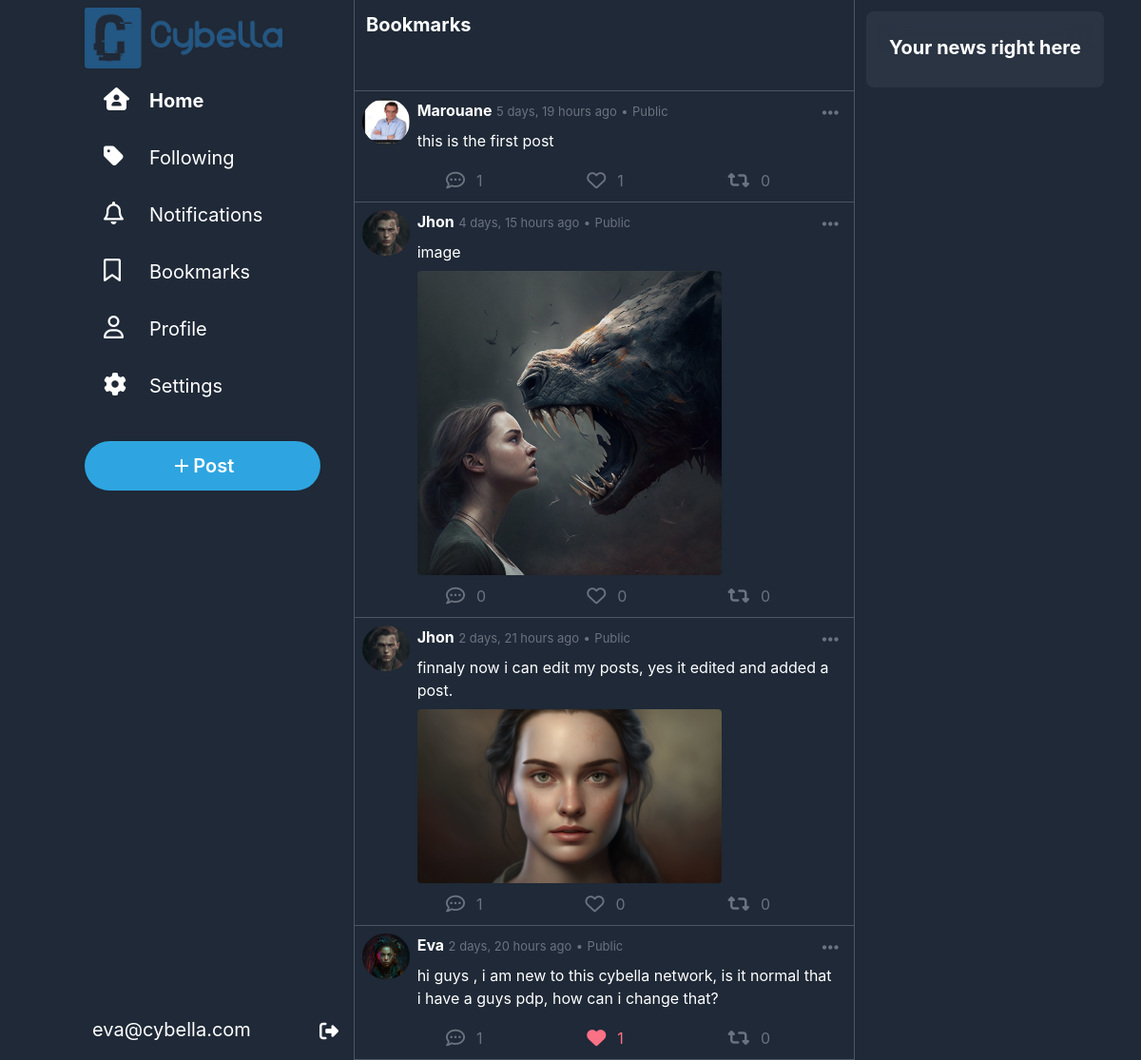
Page /bookmark (signed in) on the committed database.
### network/models.py (models this page shows, shortened)
class User(AbstractUser):
    picture = models.ImageField(upload_to="network/images/profile_pictures", blank=True, null=True, default="network/images/profile_pictures/default.png")
    followers = models.ManyToManyField("self", symmetrical=False, blank=True, related_name="following")
    bookmarks = models.ManyToManyField("Post", blank=True, related_name="bookmarked_by")
    bio = models.TextField(blank=True)
    def __str__(self):
        return f"{self.username}"

class Post(models.Model):
    user = models.ForeignKey(User, on_delete=models.CASCADE, related_name="posts")
    content = models.CharField(max_length=500)
    timestamp = models.DateTimeField(auto_now_add=True)
    likes = models.ManyToManyField(User, blank=True, related_name="liked_posts")
    images = models.ImageField(upload_to="network/images/posts", blank=True, null=True)
    repost = models.ForeignKey("self", on_delete=models.CASCADE, blank=True, null=True, related_name="reposts")
    parent_post = models.ForeignKey("self", on_delete=models.CASCADE, blank=True, null=True, related_name="comments")
    def is_reposted(self, user):
        return self.reposts.filter(user=user).exists()
    def is_a_repost(self):
        return self.repost is not None and self.user != self.repost.user

### network/views.py (the view)
# urls.py: path("bookmark",views.view_bookmarks, name="bookmark"),
def view_bookmarks(request):
    bookmarks = request.user.bookmarks.all()
    return render(request, "network/bookmark.html", {
        "posts": bookmarks
    })

### network/templatetags/custom_filters.py (called while the page is built)
@register.filter
def is_reposted_by_user(post, user):
    return post.is_reposted(user)

@register.filter
def is_repost(post):
    return post.is_a_repost()

### network/templates/network/bookmark.html (shortened to what this page needs)
{% extends "network/layout.html" %}
{% load static %}
{% load custom_filters %}
{% block body %}
    <div class=" w-full backdrop-blur-md backdrop-filter h-24 bg-gray-800 sticky p-3 text-xl text-white font-bold border-b border-gray-600">
        Bookmarks
    </div>
    {%for post in posts%}
        <div id="post{{post.id}}" class="w-full mx-auto bg-gray-800 pb-1 p-2 text-white border-b border-gray-600 hover:cursor-pointer hover:bg-slate-800">
            <div onclick="window.location.href='{% url 'post' post_id=post.id %}'" class="flex ">
                <a href="{% url 'profile' username=post.user %}" class="w-14 h-12 rounded-full mr-2"><img class="w-14 h-12 rounded-full mr-2" src="{{post.user.picture.url}}" alt="user Avatar"></a>
                <div class="w-full">
                    <div class="flex justify-between">
                        <div>
                            <span class="font-bold"><a href="{% url 'profile' username=post.user %}">{{post.user|title}}</a></span>
                            <span class="text-gray-500 text-[13px]">{{post.timestamp|timesince}} ago</span>
                            <span class="text-gray-500 text-[13px]">•</span>
                            <span class="text-gray-500 text-[13px]">Public</span>
                        </div>
                        <div onclick="event.stopPropagation(); showOptions(this)"  class="relative hover:cursor-pointer rounded-full hover:bg-blue-600 hover:bg-opacity-20 px-2 py-1">
                            <i class="fa-solid fa-ellipsis-h text-xl text-gray-500  hover:text-blue-400"></i>
                        </div>
                    </div>
                    <div class="text-md w-full pl-0 pt-0 p-2  ">{{post.content}}</div>
                    {% if post.images %}
                        <div id="images-container" class="">
                            <img class="max-w-xs max-h-xs rounded" src="{{post.images.url}}" alt="post image">
                        </div>
                    {%endif%}
                </div>
            </div>
            <div class="flex justify-between mt-1 mx-20 text-gray-500">
                <div onclick="openCommentBox('{{post.user|title}}','{{post.timestamp|timesince}}','{{post.content}}','{{post.user.picture.url}}','{{post.id}}')" class="flex hover:text-blue-400 hover:cursor-pointer"><i class="fa-regular fa-comment-dots text-xl rounded-full hover:bg-blue-400 hover:bg-opacity-20 p-2 "></i><span class="mt-1.5 ml-1">{{post.comments.all.count}}</span></div>
                {% if user not in post.likes.all%}
                    <div id="like" onclick="like(this,{{post.id}})" class="flex hover:text-rose-400 hover:cursor-pointer"><i class="fa-regular fa-heart text-xl rounded-full hover:bg-rose-400 hover:bg-opacity-20 p-2"></i><span class="mt-1.5 ml-1">{{post.likes.count}}</span></div>
                {%else%}
                    <div id="like" onclick="like(this,{{post.id}})" class="flex hover:text-rose-400 hover:cursor-pointer text-rose-400"><i class="fa-solid fa-heart text-xl rounded-full hover:bg-rose-400 hover:bg-opacity-20 p-2"></i><span class="mt-1.5 ml-1">{{post.likes.count}}</span></div>
                {%endif%}
                {% if not user.is_authenticated or not post|is_reposted_by_user:user%}
                    <div id="repost" onclick="repost(this,{{post.id}})" class="flex hover:text-emerald-500 hover:cursor-pointer"><i class="fa-solid fa-retweet text-xl rounded-full hover:bg-emerald-500 hover:bg-opacity-20 p-2"></i><span class="mt-1.5 ml-1">{{post.reposts.count}}</span></div>
                {%else%}
                    <div id="repost" onclick="repost(this,{{post.id}})" class="flex text-emerald-500 hover:text-emerald-500 hover:cursor-pointer"><i class="fa-solid fa-retweet text-xl rounded-full hover:bg-emerald-500 hover:bg-opacity-20 p-2"></i><span class="mt-1.5 ml-1">{{post.reposts.count}}</span></div>
                {%endif%}
            </div>
        </div>
    {%endfor%}
{% endblock %}

### network/templates/network/layout.html (shortened to what this page needs)
{% load static %}
{% load static tailwind_tags %}
<!DOCTYPE html>
<html lang="en">
    <head>
        {% tailwind_css %}
        <link rel ="stylesheet" href="{% static 'network/css/styles.css' %}">
    </head>
    <body class="overflow-hidden w-screen h-screen flex flex-row">
        <nav class=" container  max-w-[31%] flex flex-col p-2  flex-grow bg-gray-800 h-screen items-end fixed">
            <div class="sidebar flex flex-col text-xl font-normal text-white w-[275px] h-full justify-between">
                <div class="w-full">
                    <div id="logo" class="">
                        <div class="">
                            <img src="{% static 'network/Images/C_logo.png' %}" alt="logo" class="w-18 h-16">
                        </div>
                    </div>
                    <a class="flex py-1 text-center sidebar-link my-2" href="{%url "index"%}"><div class=" p-2 px-5 justify-center"><i class="fa-solid fa-house-user text-2xl mr-8 w-4"></i><span class="font-bold">Home</span></div></a>
                    <a class="flex py-1 text-center sidebar-link my-2" href="{%url "following"%}"><div class="p-2 px-5 justify-center"><i class="fa-solid fa-tag text-2xl mr-8 w-4 "></i><span>Following</span></div></a>
                    <a class="flex py-1 text-center sidebar-link my-2" href="#"><div class="p-2 px-5 justify-center"><i class="fa-regular fa-bell text-2xl mr-8 w-4"></i><span>Notifications</span></div></a>
                    <a class="flex py-1 text-center sidebar-link my-2" href="{%url "bookmark"%}"><div class="p-2 px-5 justify-center"><i class="fa-regular fa-bookmark text-2xl mr-8 w-4"></i><span>Bookmarks</span></div></a>
                    {% if user.is_authenticated%}
                        <a class="flex py-1 text-center sidebar-link my-2" href="{% url 'profile' username=user.username %}"><div class="p-2 px-5 justify-center"><i class="fa-regular fa-user text-2xl mr-8 w-4"></i><span>Profile</span></div></a>
                    {% endif %}
                    <a class="flex py-1 text-center sidebar-link my-2" href="#"><div class="p-2 px-5 justify-center"><i class="fa-solid fa-cog text-2xl mr-8 w-4"></i><span>Settings</span></div></a>
                    <button onclick="document.querySelector('#reply_area').focus();" class="tweet mt-6 w-[90%] p-3">
                        <span><svg xmlns="http://www.w3.org/2000/svg" viewBox="0 0 24 24" width="24" height="24"><path fill="none" d="M0 0h24v24H0z"></path><path fill="currentColor" d="M11 11V5h2v6h6v2h-6v6h-2v-6H5v-2z"></path></svg> Post</span>
                    </button>
                </div>
                <div>
                    {% if user.is_authenticated %}
                        <a class="p-2 text-center logout flex justify-between" href="{% url 'logout' %}"><span>{{user.email}}</span><div class="pt-0.5"><i class="fa-solid fa-right-from-bracket text-xl"></i></div></a>
                    {% else %}
                        <a class="p-2 text-center logout flex justify-between" href="{% url 'login' %}"><span>Log In/Register</span><div class="pt-0.5"><i class="fa-solid fa-right-to-bracket text-2xl"></i></div></a>
                    {% endif %}
                </div>
            </div>
        </nav>
        <div class="body h-screen flex flex-row w-[69%] ml-[31%] ">
            <div class="bg-gray-800  relative border-x border-gray-600  w-[500px] overflow-y-scroll flex-grow">
                {% block body %}
                {% endblock %}
            </div>
            <div class=" bg-gray-800 relative overflow-y-scroll p-3 flex-grow ">
                <div id="news" class="rounded-lg p-3 bg-gray-700 bg-opacity-50 w-fit hidden lg:block ">
                    <div class="w-full backdrop-blur-md backdrop-filter mb-6 h-8  p-3 text-xl text-white font-bold "> Your news right here</div>
                </div>
            </div>
        </div>
    </body>
</html>

### network/static/network/css/styles.css (style rules this page uses)
* { font-family:"TwitterChirp",-apple-system,BlinkMacSystemFont,"Segoe UI",Roboto,Helvetica,Arial,sans-serif; }
.tweet { background-color: #2ea5e0; border-radius: 9999px; transition: all ease-in-out 0.2s; }
.tweet span { display: flex; justify-content: center; align-items: center; color: #fff; font-weight: 600; }

### rows in the picture
User: email "eva@cybella.com"
Post: user.picture (picture), user "Marouane", timestamp "5 days, 19 hours", content "this is the first post", comments.all.count "1", likes.count "1", reposts.count "0"
Post: user.picture (placeholder picture), user "Jhon", timestamp "4 days, 15 hours", content "image", images (picture), comments.all.count "0", likes.count "0", reposts.count "0"
Post: user.picture (placeholder picture), user "Jhon", timestamp "2 days, 21 hours", content "finnaly now i can edit my posts, yes it edited and added a post.", images (picture), comments.all.count "1", likes.count "0", reposts.count "0"
Post: user.picture (picture), user "Eva", timestamp "2 days, 20 hours", content "hi guys , i am new to this cybella network, is it normal that i have a guys pdp, how can i change that?", comments.all.count "1", likes.count "1", reposts.count "0"
